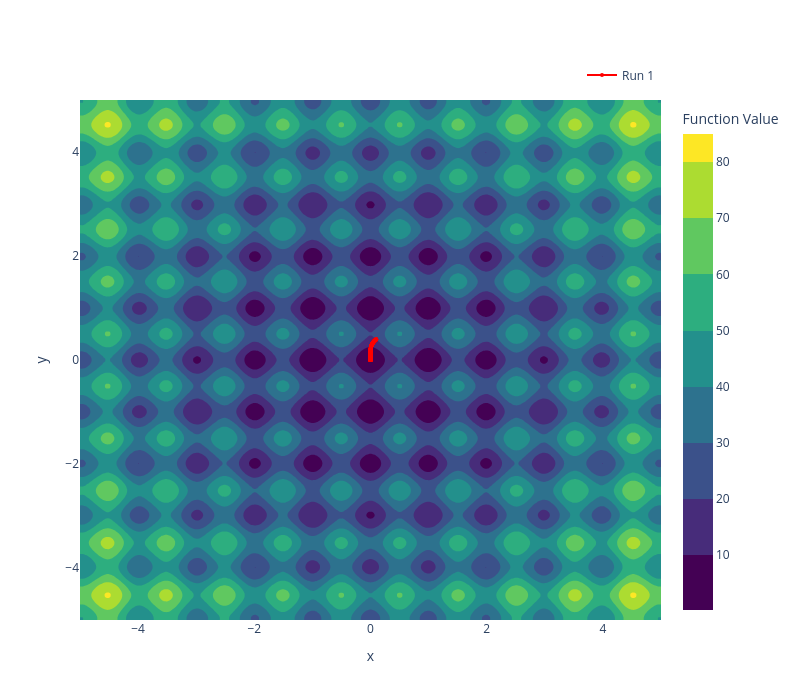

Notebook source saved alongside this figure:
### Code cell
plot_contour_and_paths(rastrigin, [positions_momentum_rastrigin])

### Figure 1 — Plotly figure (JSON) as saved in the notebook; plotly's stock layout.template omitted (floating-point values rounded to 4 significant figures; data arrays with more than 128 entries replaced by an {"elided": "..."} marker saying what was removed)
{"data": [{"colorbar": {"title": {"text": "Function Value"}}, "colorscale": [[0, "#440154"], [0.1111, "#482878"], [0.2222, "#3e4989"], [0.3333, "#31688e"], [0.4444, "#26828e"], [0.5556, "#1f9e89"], [0.6667, "#35b779"], [0.7778, "#6ece58"], [0.8889, "#b5de2b"], [1, "#fde725"]], "contours": {"showlines": false}, "type": "contour", "x": {"elided": "200 float values"}, "y": {"elided": "200 float values"}, "z": {"elided": "200x200 float values"}}, {"line": {"color": "red", "width": 2}, "marker": {"size": 4}, "mode": "lines+markers", "name": "Run 1", "showlegend": true, "type": "scatter", "x": {"elided": "1000 float values"}, "y": {"elided": "1000 float values"}}], "layout": {"height": 700, "legend": {"orientation": "h", "x": 1, "xanchor": "right", "y": 1.02, "yanchor": "bottom"}, "title": {"text": ""}, "width": 800, "xaxis": {"title": {"text": "x"}}, "yaxis": {"title": {"text": "y"}}}}
